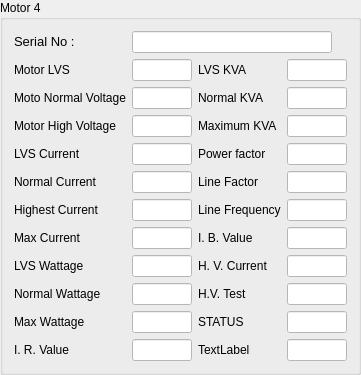
        <widget class="QGroupBox" name="groupBox_26">
         <property name="title">
          <string>Motor 4</string>
         </property>
         <layout class="QGridLayout" name="gridLayout_6">
          <item row="11" column="1">
           <widget class="QLineEdit" name="m4maxcurrent">
            <property name="enabled">
             <bool>false</bool>
            </property>
            <property name="sizePolicy">
             <sizepolicy hsizetype="Fixed" vsizetype="Fixed">
              <horstretch>0</horstretch>
              <verstretch>0</verstretch>
             </sizepolicy>
            </property>
            <property name="minimumSize">
             <size>
              <width>50</width>
              <height>22</height>
             </size>
            </property>
            <property name="maximumSize">
             <size>
              <width>60</width>
              <height>30</height>
             </size>
            </property>
            <property name="styleSheet">
             <string notr="true">background-color: rgb(255, 255, 255);</string>
            </property>
            <property name="cursorMoveStyle">
             <enum>Qt::LogicalMoveStyle</enum>
            </property>
           </widget>
          </item>
          <item row="2" column="1">
           <widget class="QLineEdit" name="m4_normal_voltage">
            <property name="enabled">
             <bool>false</bool>
            </property>
            <property name="sizePolicy">
             <sizepolicy hsizetype="Fixed" vsizetype="Fixed">
              <horstretch>0</horstretch>
              <verstretch>0</verstretch>
             </sizepolicy>
            </property>
            <property name="minimumSize">
             <size>
              <width>50</width>
              <height>22</height>
             </size>
            </property>
            <property name="maximumSize">
             <size>
              <width>60</width>
              <height>30</height>
             </size>
            </property>
            <property name="styleSheet">
             <string notr="true">background-color: rgb(255, 255, 255);</string>
            </property>
            <property name="cursorMoveStyle">
             <enum>Qt::LogicalMoveStyle</enum>
            </property>
           </widget>
          </item>
          <item row="1" column="1">
           <widget class="QLineEdit" name="m4_motor_lvs">
            <property name="enabled">
             <bool>false</bool>
            </property>
            <property name="sizePolicy">
             <sizepolicy hsizetype="Fixed" vsizetype="Fixed">
              <horstretch>0</horstretch>
              <verstretch>0</verstretch>
             </sizepolicy>
            </property>
            <property name="minimumSize">
             <size>
              <width>50</width>
              <height>22</height>
             </size>
            </property>
            <property name="maximumSize">
             <size>
              <width>60</width>
              <height>30</height>
             </size>
            </property>
            <property name="styleSheet">
             <string notr="true">background-color: rgb(255, 255, 255);</string>
            </property>
            <property name="cursorMoveStyle">
             <enum>Qt::LogicalMoveStyle</enum>
            </property>
           </widget>
          </item>
          <item row="16" column="2">
           <widget class="QLabel" name="m4lbl21">
            <property name="text">
             <string>STATUS</string>
            </property>
           </widget>
          </item>
          <item row="3" column="1">
           <widget class="QLineEdit" name="m4motorhighvoltage">
            <property name="enabled">
             <bool>false</bool>
            </property>
            <property name="sizePolicy">
             <sizepolicy hsizetype="Fixed" vsizetype="Fixed">
              <horstretch>0</horstretch>
              <verstretch>0</verstretch>
             </sizepolicy>
            </property>
            <property name="minimumSize">
             <size>
              <width>50</width>
              <height>22</height>
             </size>
            </property>
            <property name="maximumSize">
             <size>
              <width>60</width>
              <height>30</height>
             </size>
            </property>
            <property name="styleSheet">
             <string notr="true">background-color: rgb(255, 255, 255);</string>
            </property>
            <property name="cursorMoveStyle">
             <enum>Qt::LogicalMoveStyle</enum>
            </property>
           </widget>
          </item>
          <item row="13" column="0">
           <widget class="QLabel" name="m4lbl8">
            <property name="text">
             <string>LVS Wattage</string>
            </property>
           </widget>
          </item>
          <item row="1" column="2">
           <widget class="QLabel" name="m4lbl12">
            <property name="text">
             <string>LVS KVA</string>
            </property>
           </widget>
          </item>
          <item row="17" column="2">
           <widget class="QLabel" name="m4lbl22">
            <property name="text">
             <string>TextLabel</string>
            </property>
           </widget>
          </item>
          <item row="2" column="0">
           <widget class="QLabel" name="m4lbl2">
            <property name="text">
             <string>Moto Normal Voltage</string>
            </property>
           </widget>
          </item>
          <item row="11" column="2">
           <widget class="QLabel" name="m4lbl18">
            <property name="text">
             <string>I. B. Value</string>
            </property>
           </widget>
          </item>
          <item row="3" column="2">
           <widget class="QLabel" name="m4lbl14">
            <property name="text">
             <string>Maximum KVA</string>
            </property>
           </widget>
          </item>
          <item row="0" column="0">
           <widget class="QLabel" name="h_serial_3">
            <property name="text">
             <string>&lt;html&gt;&lt;head/&gt;&lt;body&gt;&lt;p&gt;&lt;span style=&quot; font-size:10pt;&quot;&gt;Serial No :&lt;/span&gt;&lt;/p&gt;&lt;/body&gt;&lt;/html&gt;</string>
            </property>
           </widget>
          </item>
          <item row="13" column="1">
           <widget class="QLineEdit" name="m4lvswattage">
            <property name="enabled">
             <bool>false</bool>
            </property>
            <property name="sizePolicy">
             <sizepolicy hsizetype="Fixed" vsizetype="Fixed">
              <horstretch>0</horstretch>
              <verstretch>0</verstretch>
             </sizepolicy>
            </property>
            <property name="minimumSize">
             <size>
              <width>50</width>
              <height>22</height>
             </size>
            </property>
            <property name="maximumSize">
             <size>
              <width>60</width>
              <height>30</height>
             </size>
            </property>
            <property name="styleSheet">
             <string notr="true">background-color: rgb(255, 255, 255);</string>
            </property>
            <property name="cursorMoveStyle">
             <enum>Qt::LogicalMoveStyle</enum>
            </property>
           </widget>
          </item>
          <item row="2" column="3">
           <widget class="QLineEdit" name="m4normalkva">
            <property name="enabled">
             <bool>false</bool>
            </property>
            <property name="sizePolicy">
             <sizepolicy hsizetype="Fixed" vsizetype="Fixed">
              <horstretch>0</horstretch>
              <verstretch>0</verstretch>
             </sizepolicy>
            </property>
            <property name="minimumSize">
             <size>
              <width>50</width>
              <height>22</height>
             </size>
            </property>
            <property name="maximumSize">
             <size>
              <width>60</width>
              <height>30</height>
             </size>
            </property>
            <property name="styleSheet">
             <string notr="true">background-color: rgb(255, 255, 255);</string>
            </property>
            <property name="cursorMoveStyle">
             <enum>Qt::LogicalMoveStyle</enum>
            </property>
           </widget>
          </item>
          <item row="4" column="1">
           <widget class="QLineEdit" name="m4lvscurrent">
            <property name="enabled">
             <bool>false</bool>
            </property>
            <property name="sizePolicy">
             <sizepolicy hsizetype="Fixed" vsizetype="Fixed">
              <horstretch>0</horstretch>
              <verstretch>0</verstretch>
             </sizepolicy>
            </property>
            <property name="minimumSize">
             <size>
              <width>50</width>
              <height>22</height>
             </size>
            </property>
            <property name="maximumSize">
             <size>
              <width>60</width>
              <height>30</height>
             </size>
            </property>
            <property name="styleSheet">
             <string notr="true">background-color: rgb(255, 255, 255);</string>
            </property>
            <property name="cursorMoveStyle">
             <enum>Qt::LogicalMoveStyle</enum>
            </property>
           </widget>
          </item>
          <item row="5" column="1">
           <widget class="QLineEdit" name="m4normalcurrent">
            <property name="enabled">
             <bool>false</bool>
            </property>
            <property name="sizePolicy">
             <sizepolicy hsizetype="Fixed" vsizetype="Fixed">
              <horstretch>0</horstretch>
              <verstretch>0</verstretch>
             </sizepolicy>
            </property>
            <property name="minimumSize">
             <size>
              <width>50</width>
              <height>22</height>
             </size>
            </property>
            <property name="maximumSize">
             <size>
              <width>60</width>
              <height>30</height>
             </size>
            </property>
            <property name="styleSheet">
             <string notr="true">background-color: rgb(255, 255, 255);</string>
            </property>
            <property name="cursorMoveStyle">
             <enum>Qt::LogicalMoveStyle</enum>
            </property>
           </widget>
          </item>
          <item row="5" column="3">
           <widget class="QLineEdit" name="m4linefactor">
            <property name="enabled">
             <bool>false</bool>
            </property>
            <property name="sizePolicy">
             <sizepolicy hsizetype="Fixed" vsizetype="Fixed">
              <horstretch>0</horstretch>
              <verstretch>0</verstretch>
             </sizepolicy>
            </property>
            <property name="minimumSize">
             <size>
              <width>50</width>
              <height>22</height>
             </size>
            </property>
            <property name="maximumSize">
             <size>
              <width>60</width>
              <height>30</height>
             </size>
            </property>
            <property name="styleSheet">
             <string notr="true">background-color: rgb(255, 255, 255);</string>
            </property>
            <property name="cursorMoveStyle">
             <enum>Qt::LogicalMoveStyle</enum>
            </property>
           </widget>
          </item>
          <item row="16" column="3">
           <widget class="QLineEdit" name="m4status">
            <property name="enabled">
             <bool>false</bool>
            </property>
            <property name="sizePolicy">
             <sizepolicy hsizetype="Fixed" vsizetype="Fixed">
              <horstretch>0</horstretch>
              <verstretch>0</verstretch>
             </sizepolicy>
            </property>
            <property name="minimumSize">
             <size>
              <width>50</width>
              <height>22</height>
             </size>
            </property>
            <property name="maximumSize">
             <size>
              <width>60</width>
              <height>30</height>
             </size>
            </property>
            <property name="styleSheet">
             <string notr="true">background-color: rgb(255, 255, 255);</string>
            </property>
            <property name="cursorMoveStyle">
             <enum>Qt::LogicalMoveStyle</enum>
            </property>
           </widget>
          </item>
          <item row="10" column="0">
           <widget class="QLabel" name="m4lbl6">
            <property name="text">
             <string>Highest Current</string>
            </property>
           </widget>
          </item>
          <item row="3" column="0">
           <widget class="QLabel" name="m4lbl3">
            <property name="text">
             <string>Motor High Voltage</string>
            </property>
           </widget>
          </item>
          <item row="5" column="0">
           <widget class="QLabel" name="m4lbl5">
            <property name="text">
             <string>Normal Current</string>
            </property>
           </widget>
          </item>
          <item row="3" column="3">
           <widget class="QLineEdit" name="m4maximumkva">
            <property name="enabled">
             <bool>false</bool>
            </property>
            <property name="sizePolicy">
             <sizepolicy hsizetype="Fixed" vsizetype="Fixed">
              <horstretch>0</horstretch>
              <verstretch>0</verstretch>
             </sizepolicy>
            </property>
            <property name="minimumSize">
             <size>
              <width>50</width>
              <height>22</height>
             </size>
            </property>
            <property name="maximumSize">
             <size>
              <width>60</width>
              <height>30</height>
             </size>
            </property>
            <property name="styleSheet">
             <string notr="true">background-color: rgb(255, 255, 255);</string>
            </property>
            <property name="cursorMoveStyle">
             <enum>Qt::LogicalMoveStyle</enum>
            </property>
           </widget>
          </item>
          <item row="4" column="2">
           <widget class="QLabel" name="m4lbl15">
            <property name="text">
             <string>Power factor</string>
            </property>
           </widget>
          </item>
          <item row="15" column="3">
           <widget class="QLineEdit" name="m4HVtest">
            <property name="enabled">
             <bool>false</bool>
            </property>
            <property name="sizePolicy">
             <sizepolicy hsizetype="Fixed" vsizetype="Fixed">
              <horstretch>0</horstretch>
              <verstretch>0</verstretch>
             </sizepolicy>
            </property>
            <property name="minimumSize">
             <size>
              <width>50</width>
              <height>22</height>
             </size>
            </property>
            <property name="maximumSize">
             <size>
              <width>60</width>
              <height>30</height>
             </size>
            </property>
            <property name="styleSheet">
             <string notr="true">background-color: rgb(255, 255, 255);</string>
            </property>
            <property name="cursorMoveStyle">
             <enum>Qt::LogicalMoveStyle</enum>
            </property>
           </widget>
          </item>
          <item row="10" column="1">
           <widget class="QLineEdit" name="m4highestcurrent">
            <property name="enabled">
             <bool>false</bool>
            </property>
            <property name="sizePolicy">
             <sizepolicy hsizetype="Fixed" vsizetype="Fixed">
              <horstretch>0</horstretch>
              <verstretch>0</verstretch>
             </sizepolicy>
            </property>
            <property name="minimumSize">
             <size>
              <width>50</width>
              <height>22</height>
             </size>
            </property>
            <property name="maximumSize">
             <size>
              <width>60</width>
              <height>30</height>
             </size>
            </property>
            <property name="styleSheet">
             <string notr="true">background-color: rgb(255, 255, 255);</string>
            </property>
            <property name="cursorMoveStyle">
             <enum>Qt::LogicalMoveStyle</enum>
            </property>
           </widget>
          </item>
          <item row="11" column="3">
           <widget class="QLineEdit" name="m4ibvalue">
            <property name="enabled">
             <bool>false</bool>
            </property>
            <property name="sizePolicy">
             <sizepolicy hsizetype="Fixed" vsizetype="Fixed">
              <horstretch>0</horstretch>
              <verstretch>0</verstretch>
             </sizepolicy>
            </property>
            <property name="minimumSize">
             <size>
              <width>50</width>
              <height>22</height>
             </size>
            </property>
            <property name="maximumSize">
             <size>
              <width>60</width>
              <height>30</height>
             </size>
            </property>
            <property name="styleSheet">
             <string notr="true">background-color: rgb(255, 255, 255);</string>
            </property>
            <property name="cursorMoveStyle">
             <enum>Qt::LogicalMoveStyle</enum>
            </property>
           </widget>
          </item>
          <item row="13" column="2">
           <widget class="QLabel" name="m4lbl19">
            <property name="text">
             <string>H. V. Current</string>
            </property>
           </widget>
          </item>
          <item row="1" column="0">
           <widget class="QLabel" name="m4lbl1">
            <property name="text">
             <string>Motor LVS</string>
            </property>
           </widget>
          </item>
          <item row="4" column="3">
           <widget class="QLineEdit" name="m4powerfactor">
            <property name="enabled">
             <bool>false</bool>
            </property>
            <property name="sizePolicy">
             <sizepolicy hsizetype="Fixed" vsizetype="Fixed">
              <horstretch>0</horstretch>
              <verstretch>0</verstretch>
             </sizepolicy>
            </property>
            <property name="minimumSize">
             <size>
              <width>50</width>
              <height>22</height>
             </size>
            </property>
            <property name="maximumSize">
             <size>
              <width>60</width>
              <height>30</height>
             </size>
            </property>
            <property name="styleSheet">
             <string notr="true">background-color: rgb(255, 255, 255);</string>
            </property>
            <property name="cursorMoveStyle">
             <enum>Qt::LogicalMoveStyle</enum>
            </property>
           </widget>
          </item>
          <item row="15" column="2">
           <widget class="QLabel" name="m4lbl20">
            <property name="text">
             <string>H.V. Test</string>
            </property>
           </widget>
          </item>
          <item row="5" column="2">
           <widget class="QLabel" name="m4lbl16">
            <property name="text">
             <string>Line Factor</string>
            </property>
           </widget>
          </item>
          <item row="10" column="3">
           <widget class="QLineEdit" name="m4linefrequency">
            <property name="enabled">
             <bool>false</bool>
            </property>
            <property name="sizePolicy">
             <sizepolicy hsizetype="Fixed" vsizetype="Fixed">
              <horstretch>0</horstretch>
              <verstretch>0</verstretch>
             </sizepolicy>
            </property>
            <property name="minimumSize">
             <size>
              <width>50</width>
              <height>22</height>
             </size>
            </property>
            <property name="maximumSize">
             <size>
              <width>60</width>
              <height>30</height>
             </size>
            </property>
            <property name="styleSheet">
             <string notr="true">background-color: rgb(255, 255, 255);</string>
            </property>
            <property name="cursorMoveStyle">
             <enum>Qt::LogicalMoveStyle</enum>
            </property>
           </widget>
          </item>
          <item row="2" column="2">
           <widget class="QLabel" name="m4lbl13">
            <property name="text">
             <string>Normal KVA</string>
            </property>
           </widget>
          </item>
          <item row="13" column="3">
           <widget class="QLineEdit" name="m4hvcurrent">
            <property name="enabled">
             <bool>false</bool>
            </property>
            <property name="sizePolicy">
             <sizepolicy hsizetype="Fixed" vsizetype="Fixed">
              <horstretch>0</horstretch>
              <verstretch>0</verstretch>
             </sizepolicy>
            </property>
            <property name="minimumSize">
             <size>
              <width>50</width>
              <height>22</height>
             </size>
            </property>
            <property name="maximumSize">
             <size>
              <width>60</width>
              <height>30</height>
             </size>
            </property>
            <property name="styleSheet">
             <string notr="true">background-color: rgb(255, 255, 255);</string>
            </property>
            <property name="cursorMoveStyle">
             <enum>Qt::LogicalMoveStyle</enum>
            </property>
           </widget>
          </item>
          <item row="10" column="2">
           <widget class="QLabel" name="m4lbl17">
            <property name="text">
             <string>Line Frequency</string>
            </property>
           </widget>
          </item>
          <item row="1" column="3">
           <widget class="QLineEdit" name="m4lvskva">
            <property name="enabled">
             <bool>false</bool>
            </property>
            <property name="sizePolicy">
             <sizepolicy hsizetype="Fixed" vsizetype="Fixed">
              <horstretch>0</horstretch>
              <verstretch>0</verstretch>
             </sizepolicy>
            </property>
            <property name="minimumSize">
             <size>
              <width>50</width>
              <height>22</height>
             </size>
            </property>
            <property name="maximumSize">
             <size>
              <width>60</width>
              <height>30</height>
             </size>
            </property>
            <property name="styleSheet">
             <string notr="true">background-color: rgb(255, 255, 255);</string>
            </property>
            <property name="cursorMoveStyle">
             <enum>Qt::LogicalMoveStyle</enum>
            </property>
           </widget>
          </item>
          <item row="0" column="1" colspan="3">
           <widget class="QLineEdit" name="m4serial_no">
            <property name="enabled">
             <bool>true</bool>
            </property>
            <property name="sizePolicy">
             <sizepolicy hsizetype="Fixed" vsizetype="Fixed">
              <horstretch>0</horstretch>
              <verstretch>0</verstretch>
             </sizepolicy>
            </property>
            <property name="maximumSize">
             <size>
              <width>200</width>
              <height>16777215</height>
             </size>
            </property>
            <property name="styleSheet">
             <string notr="true">background-color: rgb(255, 255, 255);</string>
            </property>
           </widget>
          </item>
          <item row="4" column="0">
           <widget class="QLabel" name="m4lbl4">
            <property name="text">
             <string>LVS Current</string>
            </property>
           </widget>
          </item>
          <item row="11" column="0">
           <widget class="QLabel" name="m4lbl7">
            <property name="text">
             <string>Max Current</string>
            </property>
           </widget>
          </item>
          <item row="15" column="1">
           <widget class="QLineEdit" name="m4normalwattage">
            <property name="enabled">
             <bool>false</bool>
            </property>
            <property name="sizePolicy">
             <sizepolicy hsizetype="Fixed" vsizetype="Fixed">
              <horstretch>0</horstretch>
              <verstretch>0</verstretch>
             </sizepolicy>
            </property>
            <property name="minimumSize">
             <size>
              <width>50</width>
              <height>22</height>
             </size>
            </property>
            <property name="maximumSize">
             <size>
              <width>60</width>
              <height>30</height>
             </size>
            </property>
            <property name="styleSheet">
             <string notr="true">background-color: rgb(255, 255, 255);</string>
            </property>
            <property name="cursorMoveStyle">
             <enum>Qt::LogicalMoveStyle</enum>
            </property>
           </widget>
          </item>
          <item row="16" column="1">
           <widget class="QLineEdit" name="m4maxwattage">
            <property name="enabled">
             <bool>false</bool>
            </property>
            <property name="sizePolicy">
             <sizepolicy hsizetype="Fixed" vsizetype="Fixed">
              <horstretch>0</horstretch>
              <verstretch>0</verstretch>
             </sizepolicy>
            </property>
            <property name="minimumSize">
             <size>
              <width>50</width>
              <height>22</height>
             </size>
            </property>
            <property name="maximumSize">
             <size>
              <width>60</width>
              <height>30</height>
             </size>
            </property>
            <property name="styleSheet">
             <string notr="true">background-color: rgb(255, 255, 255);</string>
            </property>
            <property name="cursorMoveStyle">
             <enum>Qt::LogicalMoveStyle</enum>
            </property>
           </widget>
          </item>
          <item row="17" column="1">
           <widget class="QLineEdit" name="m4IRValue">
            <property name="enabled">
             <bool>false</bool>
            </property>
            <property name="sizePolicy">
             <sizepolicy hsizetype="Fixed" vsizetype="Fixed">
              <horstretch>0</horstretch>
              <verstretch>0</verstretch>
             </sizepolicy>
            </property>
            <property name="minimumSize">
             <size>
              <width>50</width>
              <height>22</height>
             </size>
            </property>
            <property name="maximumSize">
             <size>
              <width>60</width>
              <height>30</height>
             </size>
            </property>
            <property name="styleSheet">
             <string notr="true">background-color: rgb(255, 255, 255);</string>
            </property>
            <property name="cursorMoveStyle">
             <enum>Qt::LogicalMoveStyle</enum>
            </property>
           </widget>
          </item>
          <item row="15" column="0">
           <widget class="QLabel" name="m4lbl9">
            <property name="text">
             <string>Normal Wattage</string>
            </property>
           </widget>
          </item>
          <item row="16" column="0">
           <widget class="QLabel" name="m4lbl10">
            <property name="text">
             <string>Max Wattage</string>
            </property>
           </widget>
          </item>
          <item row="17" column="0">
           <widget class="QLabel" name="m4lbl11">
            <property name="text">
             <string>I. R. Value</string>
            </property>
           </widget>
          </item>
          <item row="17" column="3">
           <widget class="QLineEdit" name="m4status_2">
            <property name="enabled">
             <bool>false</bool>
            </property>
            <property name="sizePolicy">
             <sizepolicy hsizetype="Fixed" vsizetype="Fixed">
              <horstretch>0</horstretch>
              <verstretch>0</verstretch>
             </sizepolicy>
            </property>
            <property name="minimumSize">
             <size>
              <width>50</width>
              <height>22</height>
             </size>
            </property>
            <property name="maximumSize">
             <size>
              <width>60</width>
              <height>30</height>
             </size>
            </property>
            <property name="styleSheet">
             <string notr="true">background-color: rgb(255, 255, 255);</string>
            </property>
            <property name="cursorMoveStyle">
             <enum>Qt::LogicalMoveStyle</enum>
            </property>
           </widget>
          </item>
         </layout>
        </widget>
